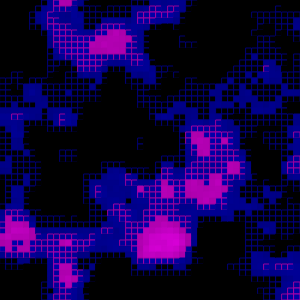
Frame 1 (no input)
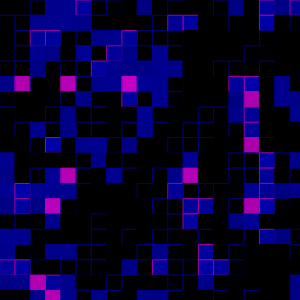
Frame 60 (no input)
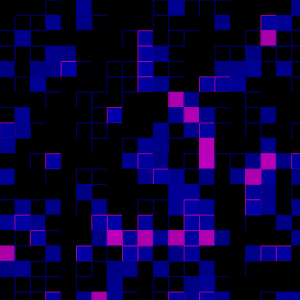
Frame 120 (the mouse pressed at the canvas centre since frame 60)

The p5.js sketch that drew these frames (run headless with seeded random() and noise() and a simulated clock; from frame 60 on, the mouse is pressed at the canvas centre):

// p5.js sketch
// ── sketch.js
let initX
let initY
let initStep
let step
let zoff = 0

function setup() {
  createCanvas(300, 300);
  initX = random()
  initY = random()
  initStep = width * 0.02
  step = initStep
}



function draw() {
  background(0);
  translate(width/2,height/2)
  for (x = 0; x < width; x += step) {
    let mx = map(x,0,width,-width/2,width/2)
    for (y = 0; y < height; y += step) {
      let n = noise(initX + x * step / width, initY + y * step / height, zoff) * 255
      fill(n > 170 ? n : 0, 0, n > 130 ? n : 0)
      //noFill()
      stroke(n > 150 ? n : 0, 0, n > 110 ? n : 0)
      //noStroke()
      let my = map(y,0,height,-height/2,height/2)
      rect(mx, my, step)
    }
  }

  step = initStep + (map(sin(frameCount * PI / 180), -1, 1, 0, width / 30))
  zoff += 0.04
  //noLoop()
}
